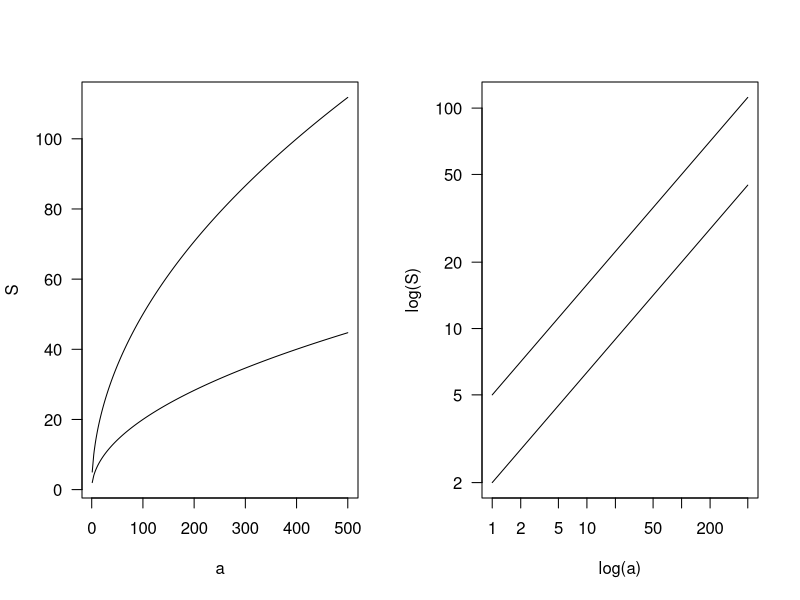

Source code (R):
# Building the SARs
a = sort(sample(1:500, 1000, replace = TRUE))
z = 0.5

c1 = 2
c2 = 5

s1 = c1 * (a^z)
s2 = c2 * (a^z)

# Graphic representation
par(mfrow = c(1, 2))
plot(
  x = a,
  type = 'n',
  xlim = c(min(a), max(a)),
  ylim = c(min(c(s1, s2)), max(c(s1, s2))),
  las = 1,
  xlab = 'a',
  ylab = 'S'
)
lines(x = a, y = s1)
lines(x = a, y = s2)

plot(
  x = a,
  type = 'n',
  xlim = c(min(a), max(a)),
  ylim = c(min(c(s1, s2)), max(c(s1, s2))),
  log = 'xy',
  las = 1,
  xlab = 'log(a)',
  ylab = 'log(S)'
)
lines(x = a, y = s1)
lines(x = a, y = s2)

# Log-ratio effect-size
lref = log(s1) - log(s2)
lref[c(1:100, 901:1000)]
